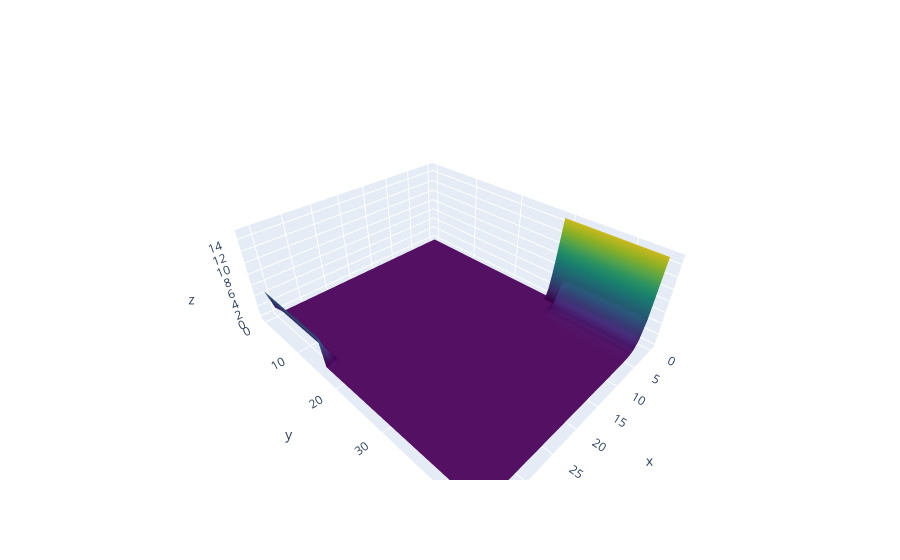
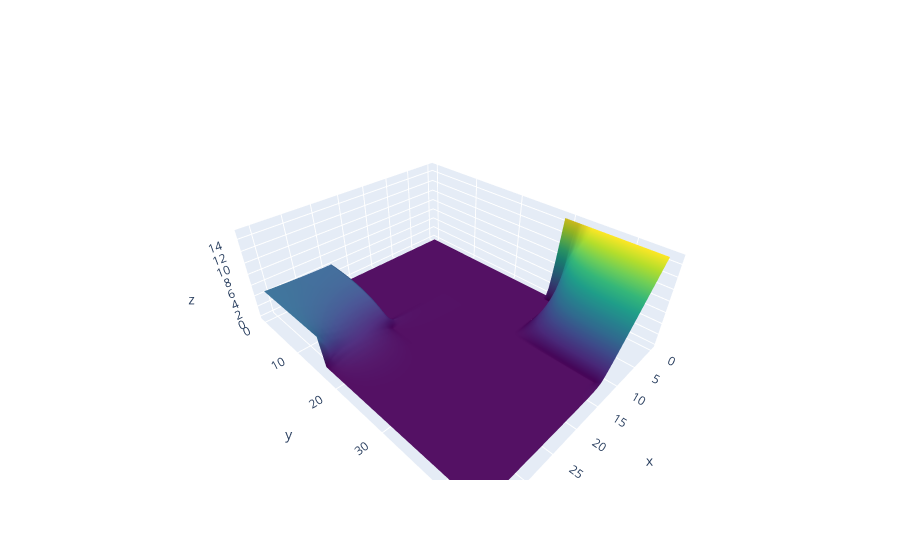

The notebook cell these images were saved under, in order:
### Code cell
%matplotlib inline  
from plotly import __version__ 
from plotly.offline import download_plotlyjs, init_notebook_mode, plot, iplot
import plotly.graph_objects as go
import cufflinks as cf
init_notebook_mode(connected=True)
cf.go_offline()

folder_name = "./graphs/"

# Generate data
fileslen = len([f for f in listdir(folder_name) if isfile(join(folder_name, f))])

# adding surfaces to subplots.
trace = []
for i in range(fileslen):
    with open(f"{folder_name}T{i}.txt", 'r') as f:
        temperature = ([[float(n) for n in line.strip().split(' ')] for line in f])
    trace.append(go.Surface(z=temperature, colorscale='Viridis', showscale=False))
iplot([trace[0]])
iplot([trace[-1]])

### Figure 1 — Plotly figure (JSON) as saved in the notebook; plotly's stock layout.template omitted (floating-point values rounded to 4 significant figures; data arrays with more than 128 entries replaced by an {"elided": "..."} marker saying what was removed)
{"data": [{"colorscale": [[0, "#440154"], [0.1111, "#482878"], [0.2222, "#3e4989"], [0.3333, "#31688e"], [0.4444, "#26828e"], [0.5556, "#1f9e89"], [0.6667, "#35b779"], [0.7778, "#6ece58"], [0.8889, "#b5de2b"], [1, "#fde725"]], "showscale": false, "type": "surface", "z": {"elided": "46x37 float values"}}], "layout": {}}

### Figure 2 — Plotly figure (JSON) as saved in the notebook; plotly's stock layout.template omitted (floating-point values rounded to 4 significant figures; data arrays with more than 128 entries replaced by an {"elided": "..."} marker saying what was removed)
{"data": [{"colorscale": [[0, "#440154"], [0.1111, "#482878"], [0.2222, "#3e4989"], [0.3333, "#31688e"], [0.4444, "#26828e"], [0.5556, "#1f9e89"], [0.6667, "#35b779"], [0.7778, "#6ece58"], [0.8889, "#b5de2b"], [1, "#fde725"]], "showscale": false, "type": "surface", "z": {"elided": "46x37 float values"}}], "layout": {}}
